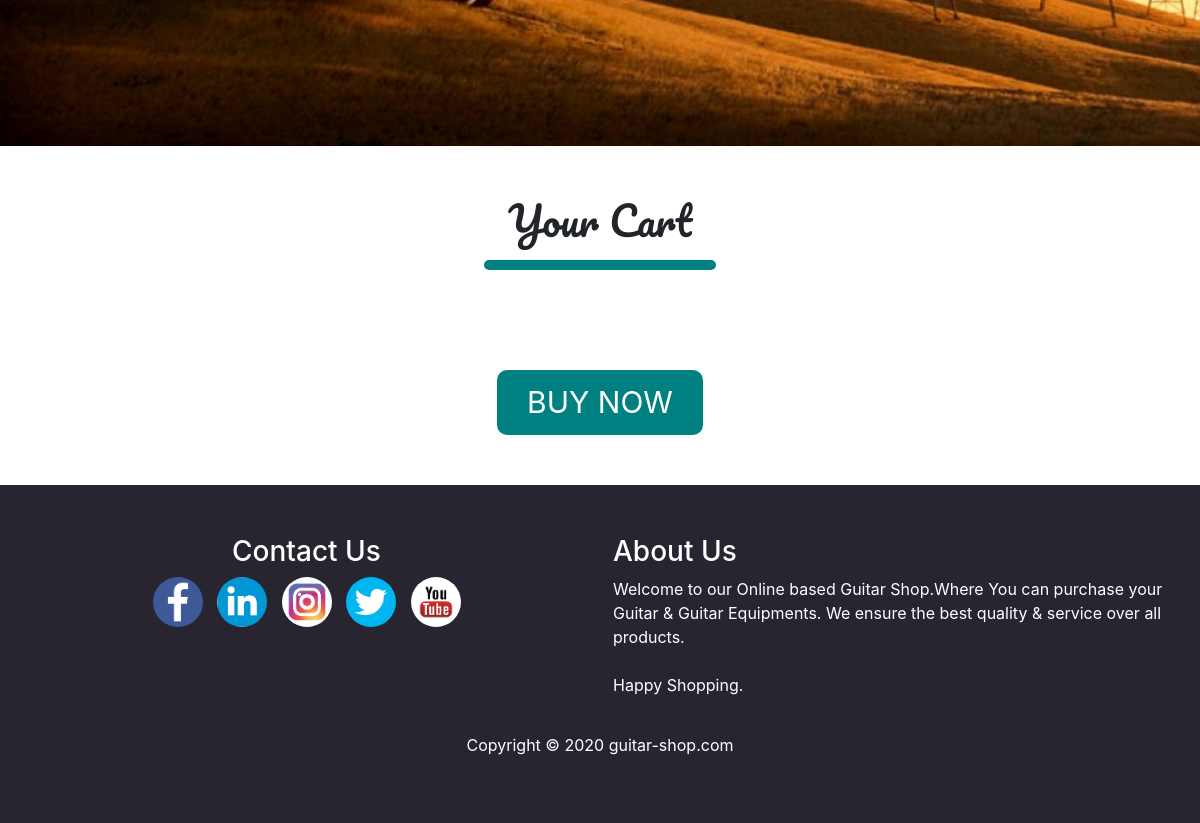
The page /user/cart.php (signed in, lower part) on the database as committed earlier.
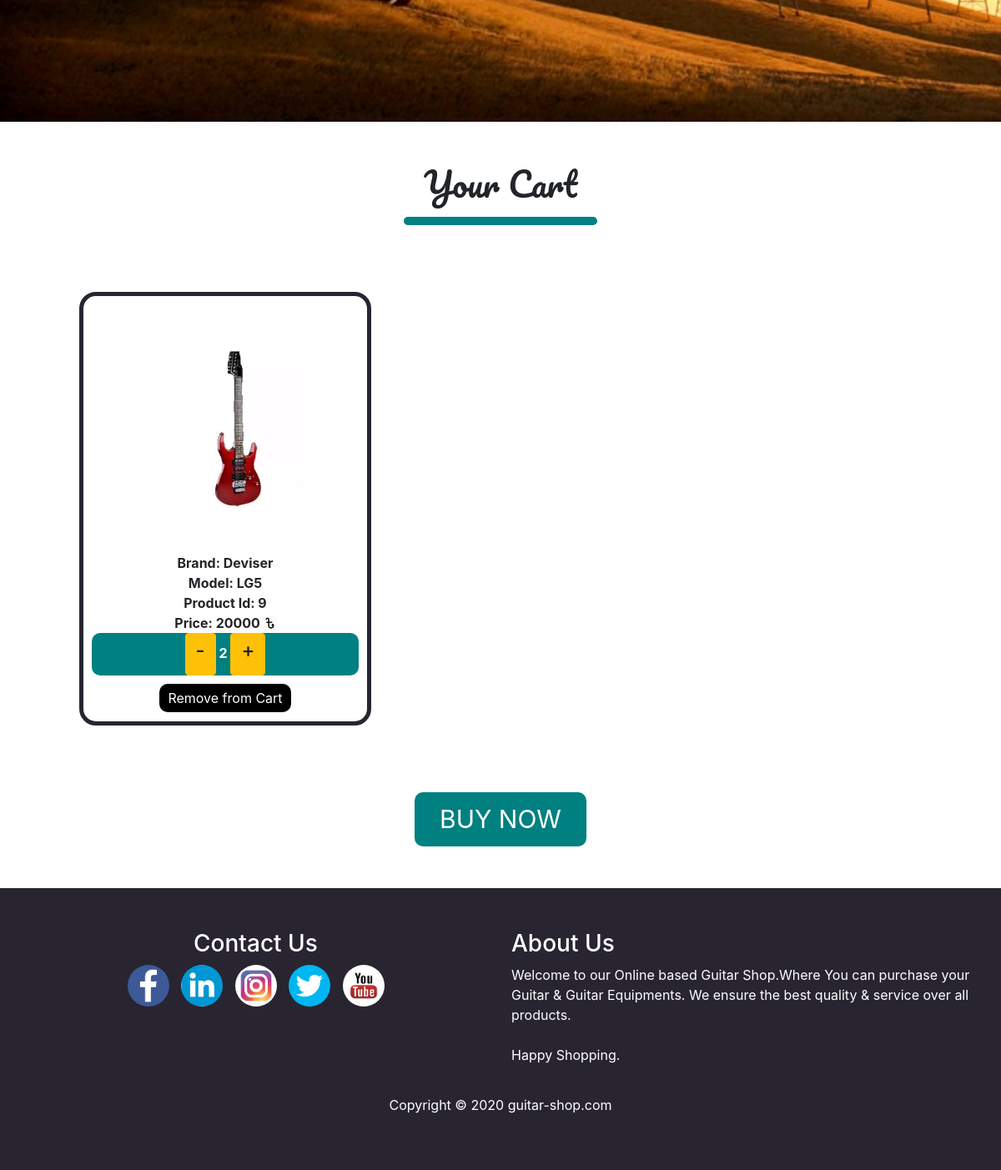
The same page on the database as committed later.
### tables this page shows
CREATE TABLE `guitar` (
  `guitar_id` int(11) NOT NULL,
  `brand` varchar(50) NOT NULL,
  `model` varchar(50) NOT NULL,
  `image` text NOT NULL,
  `price` int(11) NOT NULL,
  `presence` bit(1) NOT NULL DEFAULT b'1'
);

CREATE TABLE `cart` (
  `cart_id` int(11) NOT NULL,
  `guitar_id` int(11) NOT NULL,
  `user_id` varchar(20) NOT NULL,
  `quantity` int(20) NOT NULL
);

### user/cart.php (the view, shortened to what this page needs)
<!DOCTYPE html>
<html lang="en">
<head>
    <link rel="stylesheet" href="https://stackpath.bootstrapcdn.com/bootstrap/4.5.0/css/bootstrap.min.css"
>
    <link rel="stylesheet" href="styles/index.css?v=<?php echo time(); ?>">
    <link rel="stylesheet" href="styles/cart.css">
</head>
<body>
    <header>
    </header>
    <section class="container">
        <h1 class="guitar-heading">Your Cart</h1>
        <hr class="hori-row">
    </section>
        <div class="structure">
          <?php
          require 'includes/dbhandler.inc.php';
          $user_id = $_SESSION['user_id'];
          $query = "select * from cart";
          $query_run = mysqli_query($conn, $query);
          while($row = mysqli_fetch_array($query_run)){
                $user_cart = $row['user_id'];
                if ($user_id == $user_cart) {
                    $guitar_id = $row['guitar_id'];
                    $quantity = $row['quantity'];
                    $query2 = "select * from guitar where guitar_id =".$guitar_id;
                    $query_run2 = mysqli_query($conn, $query2);
                    while($row2 = mysqli_fetch_array($query_run2)){
                        $brand = $row2['brand'];
                        $model = $row2['model'];
                        $price = $row2['price'];
                        $image = $row2['image'];
                        $presence = $row2['presence'];
                        if ($presence == TRUE) {
            ?>
                    <div style="height: 520px;" class="description">
                       <br>
                        <img src="../images/guitars/<?php echo $image; ?>" class="product">
                        <div class="box-text">
                            <br>Brand: <?php echo $brand; ?>
                            <br>Model: <?php echo $model; ?>
                            <br>Product Id: <?php echo $guitar_id;?>
                            <br>Price: <?php echo $price ; ?> <img class="taka" src="../images/taka.jpg" alt=""> <br>
                            <div class="quantity">
                                <form style="display: inline;" class="" action="includes/include-quantity.php?quantity= <?php echo $quantity; ?>&guitar_id= <?php echo $guitar_id; ?>" method="post">
                                    <button type="submit" name="minus-submit" class="btn btn-warning"><h4>-</h4></button>
                                </form>
                                <?php echo $quantity; ?>
                                <form style="display: inline;" class="" action="includes/include-quantity.php?quantity=<?php echo $quantity; ?>&guitar_id= <?php echo $guitar_id; ?>" method="post">
                                    <button type="submit" name="plus-submit" class="btn btn-warning"><h4>+</h4></button>
                                </form>
                            </div>
                            <form class="" action="includes/include-cart.php?guitar_id=<?php echo $guitar_id;?>" method="post">
                                <button name="cart-remove-submit" type="submit" class="custom-button">Remove from Cart</button>
                            </form>
                        </div>
                    </div>
                     <?php
                   } } } }
                        ?>
        </div>
        <div class="container buy">
            <form class="" action="buy.php" method="post">
                <button class="buy-now-button" type="submit" name="buy-submit">BUY NOW</button>
            </form>
        </div>
        <?php
            if(isset($_SESSION['user_id'])){
        ?>
        <?php
          require 'footer.php';
        ?>
</body>
</html>
<?php
}
else {
  header("Location: index.php");
  exit();
}
?>

### user/footer.php
<footer>
  <div class="d-flex justify-content-between">
    <div class="social container">
        <h3>Contact Us</h3>
        <a href=""><img src="../images/social/fb.jpg" alt=""></a>
        <a href=""><img src="../images/social/linkedin.jpg" alt=""></a>
        <a href=""><img src="../images/social/instra.jpg" alt=""></a>
        <a href=""><img src="../images/social/twitter.jpg" alt=""></a>
        <a href=""><img src="../images/social/youtube.jpg" alt=""></a>
    </div>
    <div>
      <h3>About Us</h3>
      <p>Welcome to our Online based Guitar Shop.Where You can purchase your Guitar & Guitar Equipments. We ensure the best quality & service over all products. <br><br>Happy Shopping.
    </div>
  </div>
  <p class="copyright text-center">Copyright © 2020 guitar-shop.com</p>
</footer>

### user/styles/index.css (style rules this page uses)
header { background-image: url('../background.jpg'); background-repeat: no-repeat; background-size: cover; height: 950px; }
.custom-button { color: white; background-color: black; border: none; border-radius: 10px; padding: 5px 10px; margin-top: 10px; }
.guitar-heading { font-family: 'Pacifico', cursive; text-align: center; margin-top: 50px; }
.hori-row { width: 20%; border: 5px solid teal; border-radius: 20px; margin-bottom: 50px; }
footer { background-color: #282531; color: white; padding: 50px 0px; }
.social { text-align: center; }
.social img { border-radius: 50%; width: 50px; margin: 0px 5px; }
.copyright { margin-top: 20px; }
.description { float: left; width: 350px; height: auto; border: black; margin: 30px; margin-left: 95px; border: 5px solid #282531; padding: 10px; background-color: white; border-radius: 20px; text-align: center; }
.product { height: 250px; }
.structure { max-width: 1500px; margin: 0 auto; }
.box-text { font-weight: 700; }
.taka { width: 15px; margin-bottom: 2px; }
.buy-now-button { color: white; background-color: teal; border: none; border-radius: 10px; padding: 10px 30px; margin: 50px 0px; margin-bottom: 50px; font-size: 30px; }
.buy { text-align: center; }
.quantity { background-color: teal; color: white; border-radius: 10px; }

Rows that differ between the two databases and show on the page:
added cart: guitar "9", quantity "2"
now on this page (row unchanged): guitar: image (picture), brand "Deviser", model "LG5", price "20000"
